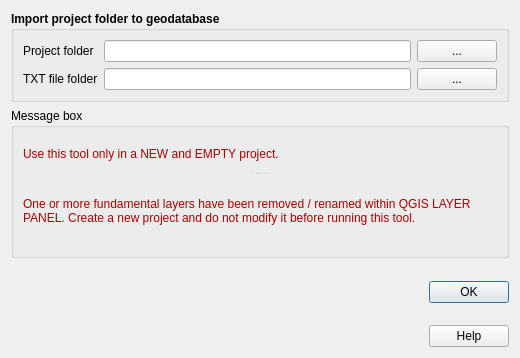
<?xml version="1.0" encoding="UTF-8"?>
<ui version="4.0">
 <class>importa_shp</class>
 <widget class="QDialog" name="importa_shp">
  <property name="geometry">
   <rect>
    <x>0</x>
    <y>0</y>
    <width>520</width>
    <height>358</height>
   </rect>
  </property>
  <property name="sizePolicy">
   <sizepolicy hsizetype="Fixed" vsizetype="Expanding">
    <horstretch>0</horstretch>
    <verstretch>0</verstretch>
   </sizepolicy>
  </property>
  <property name="minimumSize">
   <size>
    <width>520</width>
    <height>280</height>
   </size>
  </property>
  <property name="maximumSize">
   <size>
    <width>1500</width>
    <height>1500</height>
   </size>
  </property>
  <property name="windowTitle">
   <string>Import project folder to geodatabase</string>
  </property>
  <property name="locale">
   <locale language="English" country="UnitedStates"/>
  </property>
  <property name="modal">
   <bool>true</bool>
  </property>
  <layout class="QVBoxLayout" name="verticalLayout_2">
   <item>
    <widget class="QGroupBox" name="groupBox_2">
     <property name="sizePolicy">
      <sizepolicy hsizetype="Expanding" vsizetype="Expanding">
       <horstretch>0</horstretch>
       <verstretch>0</verstretch>
      </sizepolicy>
     </property>
     <property name="font">
      <font>
       <weight>75</weight>
       <bold>true</bold>
      </font>
     </property>
     <property name="title">
      <string>Import project folder to geodatabase</string>
     </property>
     <layout class="QGridLayout" name="gridLayout_3">
      <item row="0" column="1">
       <widget class="QLineEdit" name="dir_input">
        <property name="enabled">
         <bool>true</bool>
        </property>
        <property name="toolTip">
         <string>&lt;html&gt;&lt;head/&gt;&lt;body&gt;&lt;p&gt;Location of a standard (4.0 or later), shapefile based MS project&lt;/p&gt;&lt;/body&gt;&lt;/html&gt;</string>
        </property>
       </widget>
      </item>
      <item row="1" column="2">
       <widget class="QPushButton" name="pushButton_tab">
        <property name="font">
         <font>
          <weight>50</weight>
          <bold>false</bold>
         </font>
        </property>
        <property name="cursor">
         <cursorShape>PointingHandCursor</cursorShape>
        </property>
        <property name="text">
         <string>...</string>
        </property>
       </widget>
      </item>
      <item row="1" column="1">
       <widget class="QLineEdit" name="tab_input">
        <property name="enabled">
         <bool>true</bool>
        </property>
        <property name="toolTip">
         <string>&lt;html&gt;&lt;head/&gt;&lt;body&gt;&lt;p&gt;Folder containing the txt files exported from a &amp;quot;CdI_Tabelle.mdb&amp;quot; database &lt;/p&gt;&lt;/body&gt;&lt;/html&gt;</string>
        </property>
       </widget>
      </item>
      <item row="0" column="0">
       <widget class="QLabel" name="label">
        <property name="font">
         <font>
          <weight>50</weight>
          <bold>false</bold>
         </font>
        </property>
        <property name="text">
         <string>Project folder</string>
        </property>
       </widget>
      </item>
      <item row="1" column="0">
       <widget class="QLabel" name="label_2">
        <property name="font">
         <font>
          <weight>50</weight>
          <bold>false</bold>
         </font>
        </property>
        <property name="text">
         <string>TXT file folder</string>
        </property>
       </widget>
      </item>
      <item row="0" column="2">
       <widget class="QPushButton" name="pushButton_in">
        <property name="font">
         <font>
          <weight>50</weight>
          <bold>false</bold>
         </font>
        </property>
        <property name="cursor">
         <cursorShape>PointingHandCursor</cursorShape>
        </property>
        <property name="text">
         <string>...</string>
        </property>
       </widget>
      </item>
     </layout>
    </widget>
   </item>
   <item>
    <widget class="QGroupBox" name="groupBox">
     <property name="sizePolicy">
      <sizepolicy hsizetype="Expanding" vsizetype="Expanding">
       <horstretch>0</horstretch>
       <verstretch>0</verstretch>
      </sizepolicy>
     </property>
     <property name="minimumSize">
      <size>
       <width>0</width>
       <height>80</height>
      </size>
     </property>
     <property name="maximumSize">
      <size>
       <width>16777215</width>
       <height>150</height>
      </size>
     </property>
     <property name="title">
      <string>Message box</string>
     </property>
     <layout class="QGridLayout" name="gridLayout_2">
      <item row="0" column="0">
       <widget class="QSplitter" name="splitter">
        <property name="orientation">
         <enum>Qt::Vertical</enum>
        </property>
        <widget class="QLabel" name="alert">
         <property name="sizePolicy">
          <sizepolicy hsizetype="Expanding" vsizetype="Expanding">
           <horstretch>0</horstretch>
           <verstretch>0</verstretch>
          </sizepolicy>
         </property>
         <property name="text">
          <string>&lt;html&gt;&lt;head/&gt;&lt;body&gt;&lt;p&gt;&lt;span style=&quot; color:#aa0000;&quot;&gt;Use this tool only in a NEW and EMPTY project.&lt;/span&gt;&lt;/p&gt;&lt;/body&gt;&lt;/html&gt;</string>
         </property>
         <property name="textFormat">
          <enum>Qt::RichText</enum>
         </property>
         <property name="alignment">
          <set>Qt::AlignLeading|Qt::AlignLeft|Qt::AlignVCenter</set>
         </property>
         <property name="wordWrap">
          <bool>true</bool>
         </property>
        </widget>
        <widget class="QLabel" name="alert_text">
         <property name="sizePolicy">
          <sizepolicy hsizetype="Expanding" vsizetype="Expanding">
           <horstretch>0</horstretch>
           <verstretch>0</verstretch>
          </sizepolicy>
         </property>
         <property name="text">
          <string>&lt;html&gt;&lt;head/&gt;&lt;body&gt;&lt;p&gt;&lt;span style=&quot; color:#aa0000;&quot;&gt;One or more fundamental layers have been removed / renamed within QGIS LAYER PANEL. Create a new project and do not modify it before running this tool.&lt;/span&gt;&lt;/p&gt;&lt;/body&gt;&lt;/html&gt;</string>
         </property>
         <property name="textFormat">
          <enum>Qt::RichText</enum>
         </property>
         <property name="alignment">
          <set>Qt::AlignLeading|Qt::AlignLeft|Qt::AlignVCenter</set>
         </property>
         <property name="wordWrap">
          <bool>true</bool>
         </property>
        </widget>
       </widget>
      </item>
     </layout>
    </widget>
   </item>
   <item>
    <layout class="QHBoxLayout" name="horizontalLayout">
     <item>
      <widget class="QLabel" name="label_logo_cnr">
       <property name="maximumSize">
        <size>
         <width>81</width>
         <height>60</height>
        </size>
       </property>
       <property name="text">
        <string/>
       </property>
       <property name="pixmap">
        <pixmap>img/Logo CNR-2010-Quadrato-ITA-high.png</pixmap>
       </property>
       <property name="scaledContents">
        <bool>true</bool>
       </property>
      </widget>
     </item>
     <item>
      <widget class="QLabel" name="label_logo_igag">
       <property name="maximumSize">
        <size>
         <width>70</width>
         <height>60</height>
        </size>
       </property>
       <property name="text">
        <string/>
       </property>
       <property name="pixmap">
        <pixmap>img/IGAG-CMYK.png</pixmap>
       </property>
       <property name="scaledContents">
        <bool>true</bool>
       </property>
      </widget>
     </item>
     <item>
      <spacer name="horizontalSpacer">
       <property name="orientation">
        <enum>Qt::Horizontal</enum>
       </property>
       <property name="sizeHint" stdset="0">
        <size>
         <width>40</width>
         <height>20</height>
        </size>
       </property>
      </spacer>
     </item>
     <item>
      <layout class="QVBoxLayout" name="verticalLayout">
       <item>
        <widget class="QDialogButtonBox" name="button_box">
         <property name="cursor">
          <cursorShape>PointingHandCursor</cursorShape>
         </property>
         <property name="orientation">
          <enum>Qt::Vertical</enum>
         </property>
         <property name="standardButtons">
          <set>QDialogButtonBox::Ok</set>
         </property>
         <property name="centerButtons">
          <bool>true</bool>
         </property>
        </widget>
       </item>
       <item>
        <widget class="QPushButton" name="help_button">
         <property name="cursor">
          <cursorShape>PointingHandCursor</cursorShape>
         </property>
         <property name="text">
          <string>Help</string>
         </property>
        </widget>
       </item>
      </layout>
     </item>
    </layout>
   </item>
  </layout>
 </widget>
 <resources/>
 <connections>
  <connection>
   <sender>button_box</sender>
   <signal>accepted()</signal>
   <receiver>importa_shp</receiver>
   <slot>accept()</slot>
   <hints>
    <hint type="sourcelabel">
     <x>248</x>
     <y>254</y>
    </hint>
    <hint type="destinationlabel">
     <x>157</x>
     <y>274</y>
    </hint>
   </hints>
  </connection>
  <connection>
   <sender>button_box</sender>
   <signal>rejected()</signal>
   <receiver>importa_shp</receiver>
   <slot>reject()</slot>
   <hints>
    <hint type="sourcelabel">
     <x>316</x>
     <y>260</y>
    </hint>
    <hint type="destinationlabel">
     <x>286</x>
     <y>274</y>
    </hint>
   </hints>
  </connection>
 </connections>
</ui>
